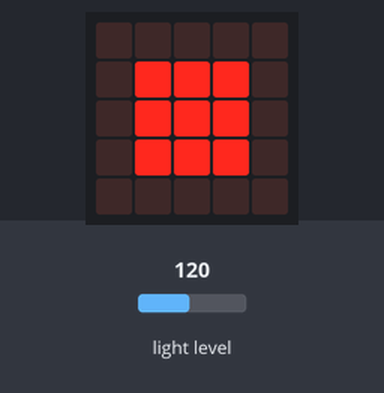
A program run on a simulated BBC micro:bit (MakeCode). Parts: the board's 5×5 LED display. Inputs (shaded band) come from the test bench; at power-on: light level 120.

Above: at 1.2 s.
1.3 s: light level set to 85
2.8 s: light level set to 76
At 3.9 s:
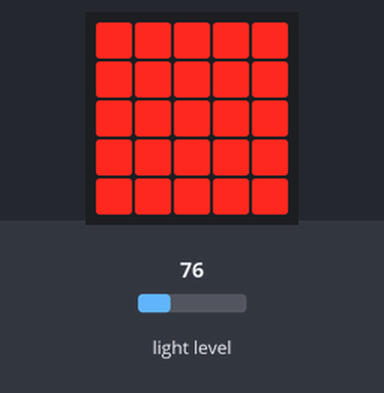
4.4 s: light level set to 191
At 5.7 s:
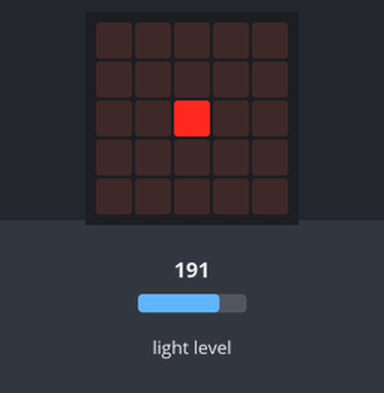
6.1 s: light level set to 154
7.6 s: light level set to 147
At 9.1 s:
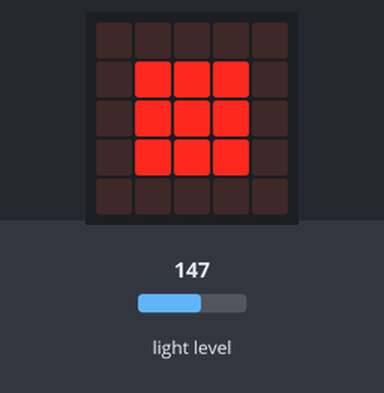
9.4 s: light level set to 5
At 11.1 s:
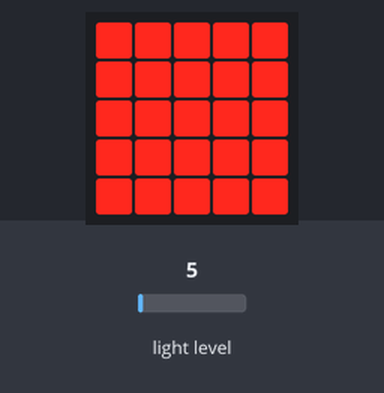
Timing chart, 0 to 12.1 s (numbered marks = the images above; inputs shaded):
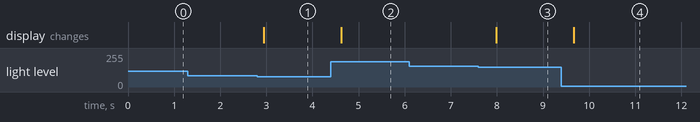

The program:

main.ts
```typescript
basic.forever(function () {
    if (input.lightLevel() > 150) {
        basic.showLeds(`
            . . . . .
            . . . . .
            . . # . .
            . . . . .
            . . . . .
            `)
    } else if (input.lightLevel() > 80) {
        basic.showLeds(`
            . . . . .
            . # # # .
            . # # # .
            . # # # .
            . . . . .
            `)
    } else {
        basic.showLeds(`
            # # # # #
            # # # # #
            # # # # #
            # # # # #
            # # # # #
            `)
    }
})
```

test.ts
```typescript
// 在此处测试；当此软件包作为插件使用时，将不会编译此软件包。
```

Measured:
- the behaviour switches between 81 and 80 on light level (found by bisection; images 0 and 1)
- the behaviour switches between 151 and 150 on light level (found by bisection; images 2 and 3)
- after the input at 1.3 s, every drawn part: stays the same
- after the input at 2.8 s, the display: changes after 0.14 s (image 1)
- after the input at 4.4 s, the display: changes after 0.22 s (image 2)
- after the input at 6.1 s, every drawn part: stays the same
- after the input at 7.6 s, the display: changes after 0.39 s (image 3)
- after the input at 9.4 s, the display: changes after 0.27 s (image 4)
